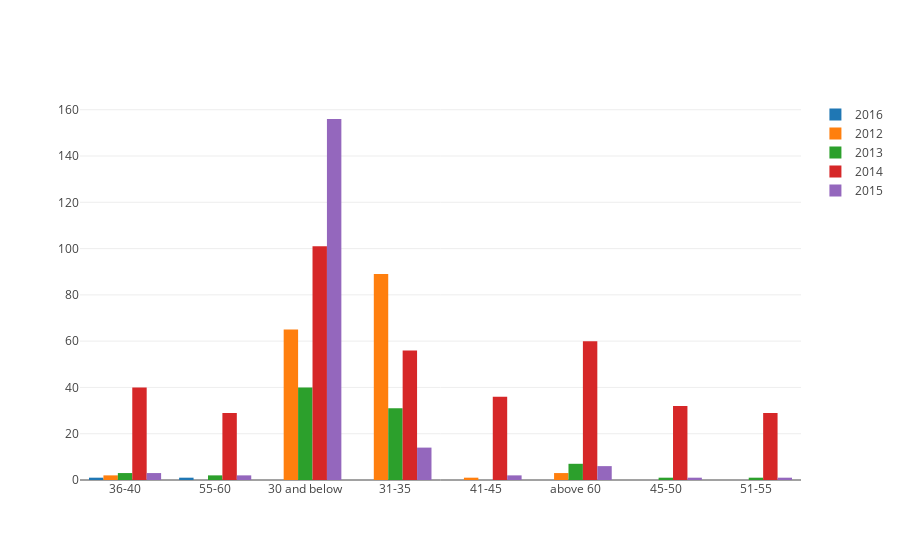

Here is the notebook cell this chart was saved with:
### Markdown cell above
### Age wise distribution of doctors registered yearly

### Code cell
plot_registration_year_wise(df_analysis,'Age Group')

### Figure 1 — Plotly figure (JSON) as saved in the notebook; plotly's stock layout.template omitted (floating-point values rounded to 4 significant figures)
{"data": [{"name": "2016", "type": "bar", "uid": "7858b1f6-1127-11e9-a7a6-9cda3ee3f089", "x": ["36-40", "55-60"], "y": [1, 1]}, {"name": "2012", "type": "bar", "uid": "7858b1f7-1127-11e9-829e-9cda3ee3f089", "x": ["30 and below", "31-35", "36-40", "41-45", "above 60"], "y": [65, 89, 2, 1, 3]}, {"name": "2013", "type": "bar", "uid": "7858b1f8-1127-11e9-b4fd-9cda3ee3f089", "x": ["30 and below", "31-35", "36-40", "45-50", "51-55", "55-60", "above 60"], "y": [40, 31, 3, 1, 1, 2, 7]}, {"name": "2014", "type": "bar", "uid": "7858b1f9-1127-11e9-9b2a-9cda3ee3f089", "x": ["30 and below", "31-35", "36-40", "41-45", "45-50", "51-55", "55-60", "above 60"], "y": [101, 56, 40, 36, 32, 29, 29, 60]}, {"name": "2015", "type": "bar", "uid": "7858b1fa-1127-11e9-aa3a-9cda3ee3f089", "x": ["30 and below", "31-35", "36-40", "41-45", "45-50", "51-55", "55-60", "above 60"], "y": [156, 14, 3, 2, 1, 1, 2, 6]}], "layout": {}}
